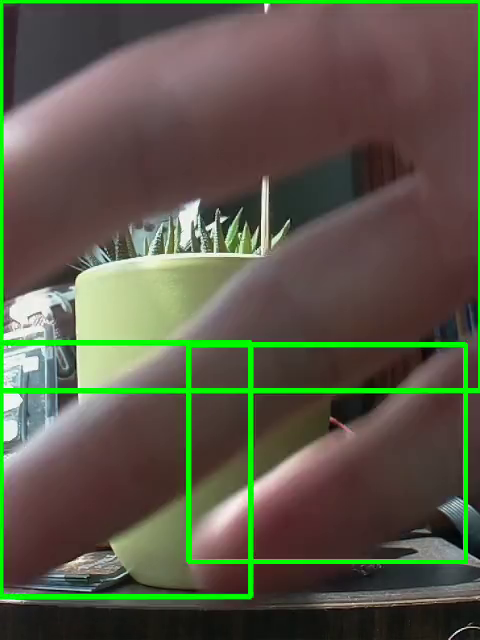
#> input picture frame 4 of FIRST CPP VIDEO.avi, 480 x 640 px, given in place of the camera
$ python VideoOutput.py
#> lines starting #> are read from the running program, lines starting #| are printed output that depends on the picture
# Example Video Capture and Output to .avi file format
import cv2
import argparse
import time
from collections import deque

def capture(file, duration, framerate, height, width):
#> called with file = 'test.avi', duration = 5, framerate = 30, height = 480, width = 640
    bench = []
    bench.append(time.time()) # 0 - Capture() start time
    video = cv2.VideoCapture(-1) # init the video capture module
    fourcc = cv2.VideoWriter_fourcc(*"H264") # use the h264 video encoder
    video.set(cv2.CAP_PROP_FPS, framerate) # set the framerate to whatever FPS you want
    video.set(cv2.CAP_PROP_FRAME_WIDTH, width)
    video.set(cv2.CAP_PROP_FRAME_HEIGHT, height)
    #video.set(cv2.CAP_PROP_BUFFERSIZE, 3)
    bench.append(time.time()) # 1 - Video Capture init time
    _, frame = video.read() # read the first frame which takes a lot longer than the rest
#> frame is the input picture: shape (640, 480, 3); mean B, G, R 72.1, 89.5, 90.3
    bench.append(time.time()) # 2 - First Frame Read Time

    print("Capturing Video For", duration, "seconds with Resolution", frame.shape, "@", framerate, "fps")
#| Capturing Video For 5 seconds with Resolution (640, 480, 3) @ 30 fps
    frames = deque()
    v = cv2.VideoWriter(file, fourcc, framerate, (width, height))
    bench.append(time.time()) # 3 - Video Writer init time
    for i in range(duration * framerate):
        _, frame = video.read()
        frames.append(frame)
#> this loop made 30 passes
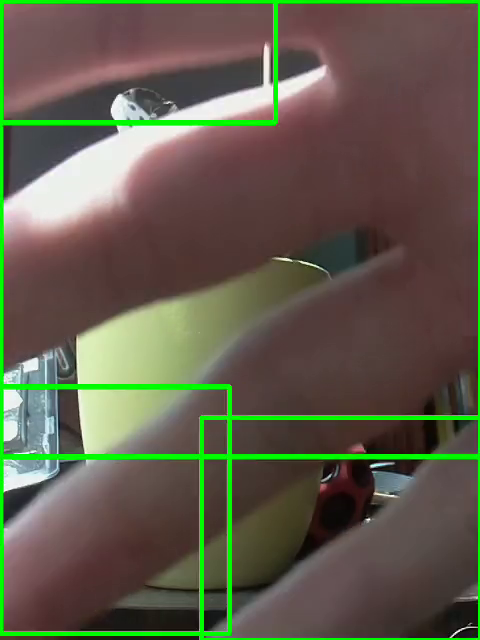
#> input picture frame 5 of FIRST CPP VIDEO.avi, 480 x 640 px, given in place of the camera
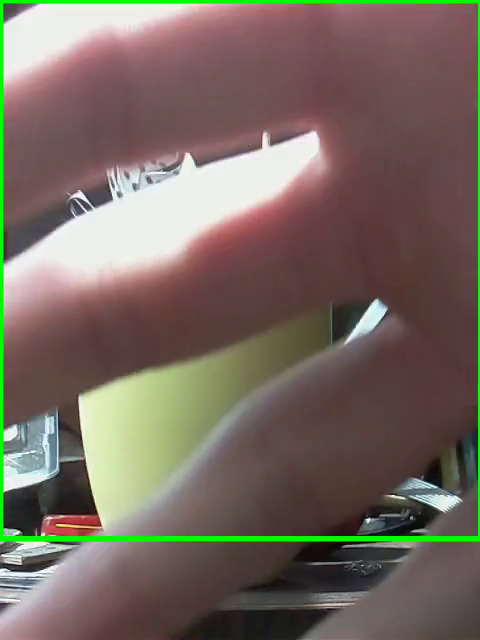
#> input picture frame 6 of FIRST CPP VIDEO.avi, 480 x 640 px, given in place of the camera
#> pass 3, in capture, `_, frame = video.read()`:
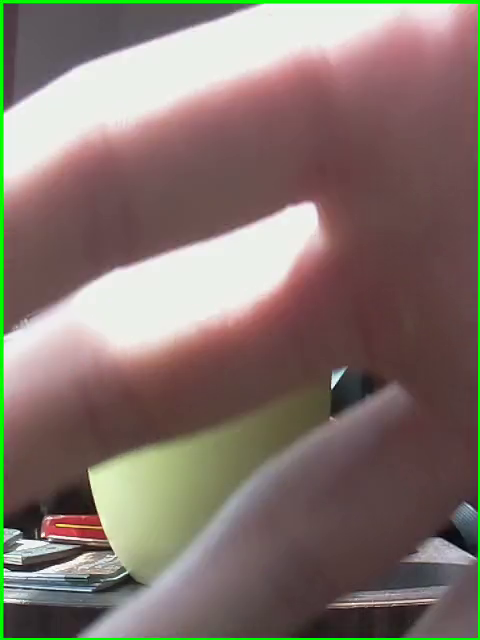
#> frame: shape (640, 480, 3); mean B, G, R 109.8, 117.1, 132.2
    print("Recording Stopped")
    bench.append(time.time()) # 4 - Frame Recording time
    for i in range(len(frames)):
        v.write(frames[i])
    bench.append(time.time()) # 5 - Write to Video File time
    v.release()
    bench.append(time.time()) # 6 - Video Writer Release time
    print("Video Capture init time", bench[1] - bench[0])
    print("First Frame Read Time", bench[2] - bench[1])
    print("Video Writer init time", bench[3] - bench[2])
    print("Frame Recording time", bench[4] - bench[3])
    print("Write to Video File time", bench[5] - bench[4])
    print("Video Writer Release time", bench[6] - bench[5])
    print("Total Time", bench[-1] - bench[0])

def main():
    parser = argparse.ArgumentParser(description='Example Video Capture and Output file')
    parser.add_argument('-f', default='test.avi', help='file name of output file')
    parser.add_argument('-d', default=5, type=int, help='video duration')
    parser.add_argument('--fps', default=30, type=int, help='framerate of video')
    parser.add_argument('--height', default=480, type=int, help='height of video')
    parser.add_argument('--width', default=640, type=int, help='width of video')
    args = parser.parse_args()
    st = time.time()
    capture(args.f, args.d, args.fps, args.height, args.width)
if __name__ == "__main__":
    main()
